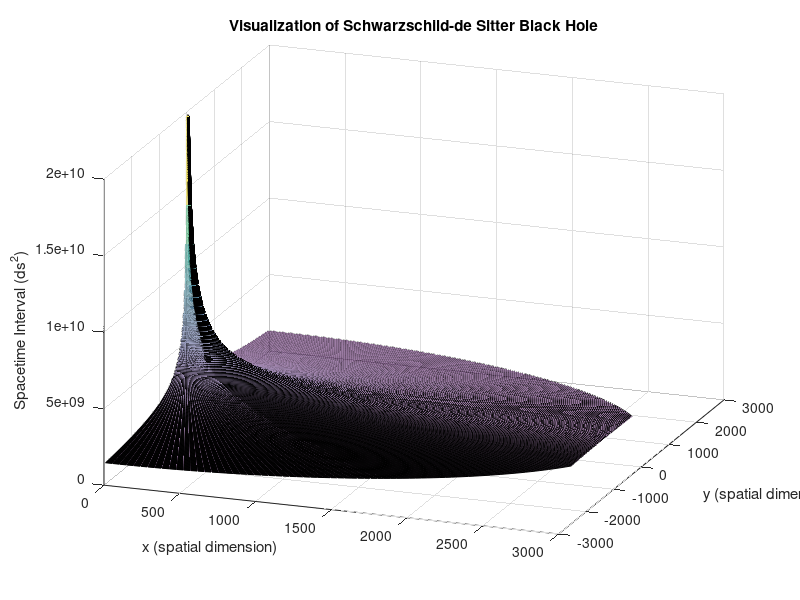

MATLAB code for this plot:
% Clear workspace and command window
clear; clc;

%----------------------------------------
% PARAMETERS
%----------------------------------------
% Constants
G = 6.67408E-11; % Gravitational Constant
c = 2.99792458E8; % Speed of light
M_sun = 1.98847e+30;  % mass of sun (kg)

% Defining parameters
simRes = 0.005; % Resolution of the coordinates

M_sol = 0.1; % Mass of Black Hole (Solar Masses)
M = M_sol * M_sun; % Mass of Black Hole (Kg)
rs = 2*G*M/c^2;  % Schwarzschild radius
R = 10*rs;  % Radius of the de Sitter space relative to black hole

%----------------------------------------
% COORDINATES
%----------------------------------------
% Creating radial and angular coordinates
r = (0:simRes:1)*R;
t = (0:simRes:1)*R;
theta = (0:simRes:1)*pi;
phi = (0:simRes:1)*2*pi;

% Calculate differential steps
dr = diff(r);
dt = diff(t);
dtheta = diff(theta);
dphi = diff(phi);

% Duplicating last element of array to avoid incompatible sizes
dr(end+1) = r(end) - r(end-1);
dt(end+1) = t(end) - t(end-1);
dtheta(end+1) = theta(end) - theta(end-1);
dphi(end+1) = phi(end) - phi(end-1);

%----------------------------------------
% SPACETIME CALC
%----------------------------------------
% Calculate spacetime interval
f_r = (1 - (r.^2 / R^2) - (2*M*G./r));
ds_sqr = -f_r .* dt.^2 + (dr.^2 ./ f_r) .* r.^2 .* (dtheta.^2 + (sin(theta)).^2 .* dphi.^2);
ds = sqrt(ds_sqr);

% Convert radial coordinates into Cartesian
[R_mesh, Theta_mesh] = meshgrid(r, theta);
x = R_mesh .* sin(Theta_mesh);
y = R_mesh .* cos(Theta_mesh);
[ds_matrix] = meshgrid(ds);

%----------------------------------------
% PLOT
%----------------------------------------
figure;
Spacetime = surf(x, y, ds_matrix, 'FaceAlpha', 0.5);

% Add title and labels
title('Visualization of Schwarzschild-de Sitter Black Hole');
xlabel('x (spatial dimension)');
ylabel('y (spatial dimension)');
zlabel('Spacetime Interval (ds^2)');

% Identify and plot horizons
% horizon_r = r(abs(f_r) == min(abs(f_r))); % Find the horizon location
% horizon = plot3(horizon_r * sin(pi), horizon_r * cos(pi), 0, 'ro', 'MarkerSize', 10);

% Set viewing position and axis limits
view(20, 25); % Camera tilt


% Add legend for the horizon
% legend(horizon, 'Black Hole Horizon');